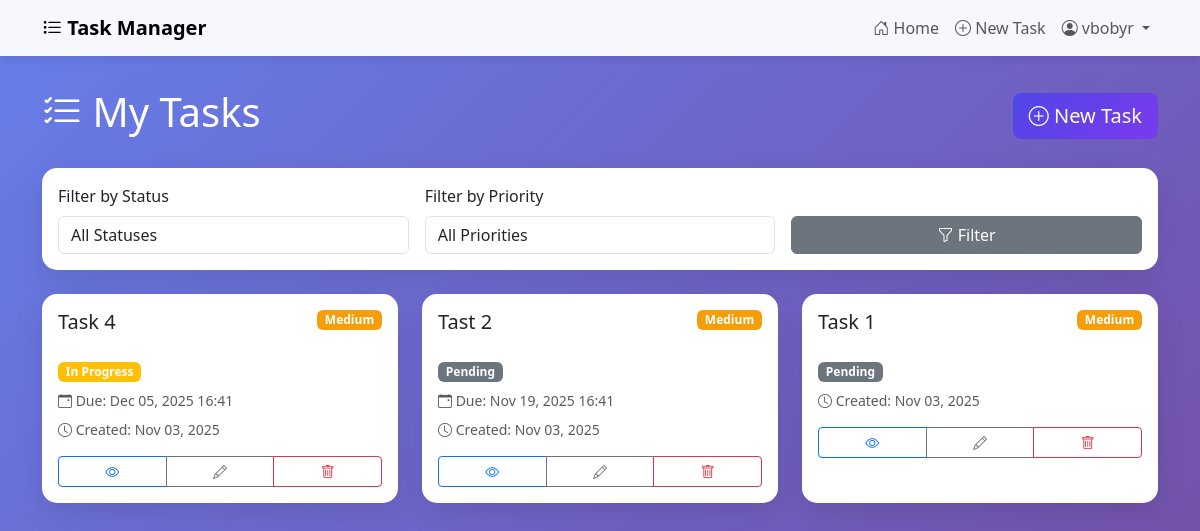
The app's page / (signed in) with its own data.
### tasks/models.py (models this page shows, shortened)
class Task(models.Model):
    PRIORITY_CHOICES = [
        ('low', 'Low'),
        ('medium', 'Medium'),
        ('high', 'High'),
    ]
    STATUS_CHOICES = [
        ('pending', 'Pending'),
        ('in_progress', 'In Progress'),
        ('completed', 'Completed'),
    ]
    title = models.CharField(max_length=200)
    description = models.TextField(blank=True)
    status = models.CharField(max_length=20, choices=STATUS_CHOICES, default='pending')
    priority = models.CharField(max_length=20, choices=PRIORITY_CHOICES, default='medium')
    created_at = models.DateTimeField(auto_now_add=True)
    updated_at = models.DateTimeField(auto_now=True)
    due_date = models.DateTimeField(null=True, blank=True)
    user = models.ForeignKey(User, on_delete=models.CASCADE, related_name='tasks')
    class Meta:
        ordering = ['-created_at']

### tasks/views.py (the view)
# urls.py: path('', views.task_list, name='task_list'),
@login_required
def task_list(request):
    tasks = Task.objects.filter(user=request.user)
    status_filter = request.GET.get('status')
    if status_filter:
        tasks = tasks.filter(status=status_filter)
    priority_filter = request.GET.get('priority')
    if priority_filter:
        tasks = tasks.filter(priority=priority_filter)
    context = {
        'tasks': tasks,
        'status_filter': status_filter,
        'priority_filter': priority_filter,
    }
    return render(request, 'tasks/task_list.html', context)

### tasks/templates/tasks/task_list.html (shortened to what this page needs)
{% extends 'base.html' %}
{% block content %}
<div class="d-flex justify-content-between align-items-center mb-4">
    <h1 class="text-white">
        <i class="bi bi-list-check"></i> My Tasks
    </h1>
    <a href="{% url 'task_create' %}" class="btn btn-primary btn-lg">
        <i class="bi bi-plus-circle"></i> New Task
    </a>
</div>
<div class="card mb-4">
    <div class="card-body">
        <form method="get" class="row g-3">
            <div class="col-md-4">
                <label class="form-label">Filter by Status</label>
                <select name="status" class="form-control">
                    <option value="">All Statuses</option>
                </select>
            </div>
            <div class="col-md-4">
                <label class="form-label">Filter by Priority</label>
                <select name="priority" class="form-control">
                    <option value="">All Priorities</option>
                </select>
            </div>
            <div class="col-md-4">
                <label class="form-label">&nbsp;</label><br>
                <button type="submit" class="btn btn-secondary w-100">
                    <i class="bi bi-funnel"></i> Filter
                </button>
            </div>
        </form>
    </div>
</div>
{% if tasks %}
    <div class="row">
        {% for task in tasks %}
        <div class="col-md-6 col-lg-4 mb-3">
            <div class="card h-100">
                <div class="card-body">
                    <div class="d-flex justify-content-between align-items-start mb-2">
                        <h5 class="card-title">{{ task.title }}</h5>
                        <span class="badge badge-priority-{{ task.priority }}">
                            {{ task.get_priority_display }}
                        </span>
                    </div>
                    <div class="mb-2">
                        <span class="badge bg-{% if task.status == 'completed' %}success{% elif task.status == 'in_progress' %}warning{% else %}secondary{% endif %}">
                            {{ task.get_status_display }}
                        </span>
                    </div>
                    {% if task.due_date %}
                    <p class="text-muted small mb-2">
                        <i class="bi bi-calendar-event"></i>
                        Due: {{ task.due_date|date:"M d, Y H:i" }}
                    </p>
                    {% endif %}
                    <p class="text-muted small mb-3">
                        <i class="bi bi-clock"></i>
                        Created: {{ task.created_at|date:"M d, Y" }}
                    </p>
                    <div class="btn-group w-100" role="group">
                        <a href="{% url 'task_detail' task.pk %}" class="btn btn-sm btn-outline-primary">
                            <i class="bi bi-eye"></i>
                        </a>
                        <a href="{% url 'task_update' task.pk %}" class="btn btn-sm btn-outline-secondary">
                            <i class="bi bi-pencil"></i>
                        </a>
                        <a href="{% url 'task_delete' task.pk %}" class="btn btn-sm btn-outline-danger">
                            <i class="bi bi-trash"></i>
                        </a>
                    </div>
                </div>
            </div>
        </div>
        {% endfor %}
    </div>
{% endif %}
{% endblock %}

### tasks/templates/base.html (shortened to what this page needs)
<!DOCTYPE html>
<html lang="en">
<head>
    <link href="https://cdn.jsdelivr.net/npm/bootstrap@5.3.0/dist/css/bootstrap.min.css" rel="stylesheet">
    <link rel="stylesheet" href="https://cdn.jsdelivr.net/npm/bootstrap-icons@1.11.0/font/bootstrap-icons.css">
</head>
<body>
    <nav class="navbar navbar-expand-lg navbar-light">
        <div class="container">
            <a class="navbar-brand fw-bold" href="{% url 'task_list' %}">
                <i class="bi bi-list-task"></i> Task Manager
            </a>
            <div class="collapse navbar-collapse" id="navbarNav">
                <ul class="navbar-nav ms-auto">
                    {% if user.is_authenticated %}
                        <li class="nav-item">
                            <a class="nav-link" href="{% url 'task_list' %}">
                                <i class="bi bi-house-door"></i> Home
                            </a>
                        </li>
                        <li class="nav-item">
                            <a class="nav-link" href="{% url 'task_create' %}">
                                <i class="bi bi-plus-circle"></i> New Task
                            </a>
                        </li>
                        <li class="nav-item dropdown">
                            <a class="nav-link dropdown-toggle" href="#" role="button" data-bs-toggle="dropdown">
                                <i class="bi bi-person-circle"></i> {{ user.username }}
                            </a>
                        </li>
                    {% endif %}
                </ul>
            </div>
        </div>
    </nav>
    <div class="container content-wrapper">
        {% block content %}
        {% endblock %}
    </div>
</body>
</html>

### tasks/templates/base.html (style rules this page uses)
:root { --primary-color: #4f46e5; --secondary-color: #7c3aed; --success-color: #10b981; --danger-color: #ef4444; --warning-color: #f59e0b; }
body { background: linear-gradient(135deg, #667eea 0%, #764ba2 100%); min-height: 100vh; font-family: 'Segoe UI', Tahoma, Geneva, Verdana, sans-serif; }
.navbar { background: rgba(255, 255, 255, 0.95) !important; backdrop-filter: blur(10px); box-shadow: 0 2px 10px rgba(0,0,0,0.1); }
.content-wrapper { margin-top: 2rem; margin-bottom: 2rem; }
.card { border: none; border-radius: 15px; box-shadow: 0 10px 30px rgba(0,0,0,0.1); transition: transform 0.3s ease, box-shadow 0.3s ease; }
.badge-priority-medium { background-color: #f59e0b; }
.btn-primary { background: linear-gradient(135deg, var(--primary-color), var(--secondary-color)); border: none; }

### records on screen
Task: title "Task 4", priority "Medium", status "In Progress", due_date "Dec 05, 2025 16:41", created_at "Nov 03, 2025"
Task: title "Tast 2", priority "Medium", status "Pending", due_date "Nov 19, 2025 16:41", created_at "Nov 03, 2025"
Task: title "Task 1", priority "Medium", status "Pending", created_at "Nov 03, 2025"

### other values on screen
{{ user.username }} "vbobyr"
